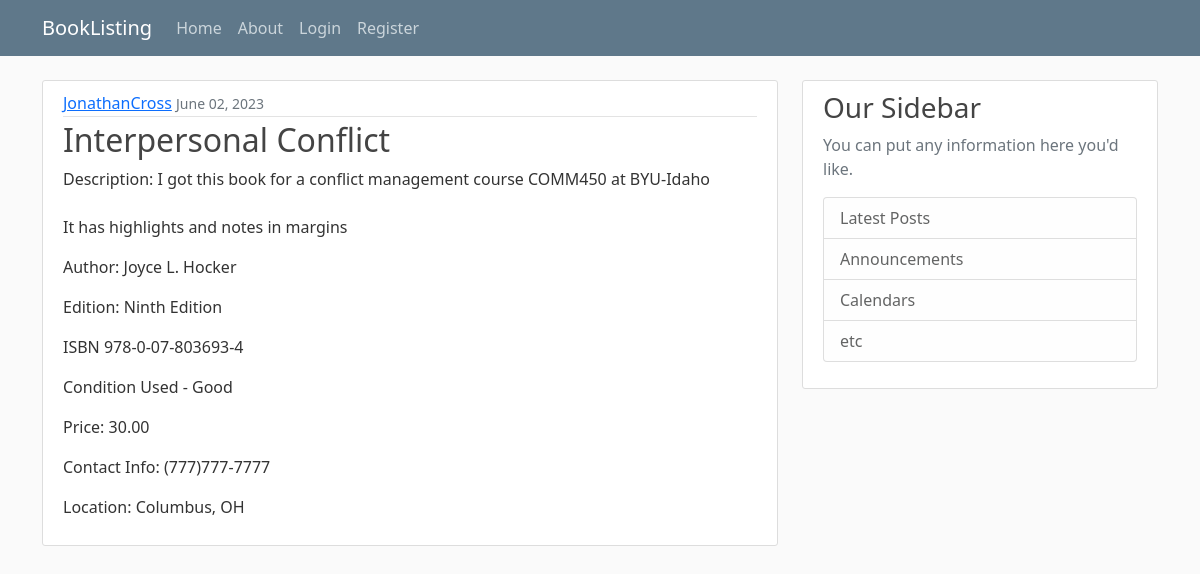
The page /post/8/ on the database its author committed.
### listing/models.py (models this page shows)
class Post(models.Model):
    title = models.CharField(max_length=100)
    content = models.TextField()
    date_posted = models.DateTimeField(default=timezone.now)
    author = models.ForeignKey(User, on_delete=models.CASCADE)
    book_author = models.CharField(max_length=100, default='unknown')
    edition = models.CharField(max_length=100, default='unknown')
    isbn = models.CharField(max_length=100, default='unknown')
    condition = models.CharField(max_length=100, default='unknown')
    price = models.DecimalField(max_digits=8, decimal_places=2, default=0.00)
    contact = models.CharField(max_length=100, default='unknown')
    location = models.CharField(max_length=100, default='unknown')

### listing/views.py (the view)
# urls.py: path('post/<int:pk>/', PostDetailView.as_view(), name='post-detail'),
class PostDetailView(DetailView):
    model = Post

### listing/templates/listing/post_detail.html (shortened to what this page needs)
{% extends "listing/base.html" %} {% block content %}
<article class="media content-section">
  <div class="media-body">
    <div class="article-metadata">
      <a class="mr-2" href="#">{{ object.author }}</a>
      <small class="text-muted">{{ object.date_posted|date:'F d, Y' }}</small>
    </div>
    <h2 class="article-title">{{ object.title }}</h2>
    <p class="article-content">Description: {{ object.content }}</p>
    <p class="article-content">Author: {{ object.book_author }}</p>
    <p class="article-content">Edition: {{ object.edition }}</p>
    <p class="article-content">ISBN {{ object.isbn }}</p>
    <p class="article-content">Condition {{ object.condition }}</p>
    <p class="article-content">Price: {{ object.price }}</p>
    <p class="article-contact">Contact Info: {{ object.contact }}</p>
    <p class="article-location">Location: {{ object.location }}</p>
  </div>
</article>
{% endblock content %}

### listing/static/listing/main.css (style rules this page uses)
body { background: #fafafa; color: #333333; margin-top: 5rem; }
h1, h2, h3, h4, h5, h6 { color: #444444; }
.content-section { background: #ffffff; padding: 10px 20px; border: 1px solid #dddddd; border-radius: 3px; margin-bottom: 20px; }
.article-title { color: #444444; }
.article-content { white-space: pre-line; }
.article-metadata { padding-bottom: 1px; margin-bottom: 4px; border-bottom: 1px solid #e3e3e3; }

### rows shown on the page
Post: author "JonathanCross", date_posted "June 02, 2023", title "Interpersonal Conflict", content "I got this book for a conflict management course COMM450 at BYU-Idaho It has highlights and notes in margins", book_author "Joyce L. Hocker", edition "Ninth Edition", isbn "978-0-07-803693-4", condition "Used - Good", price "30.00", contact "(777)777-7777", location "Columbus, OH"
